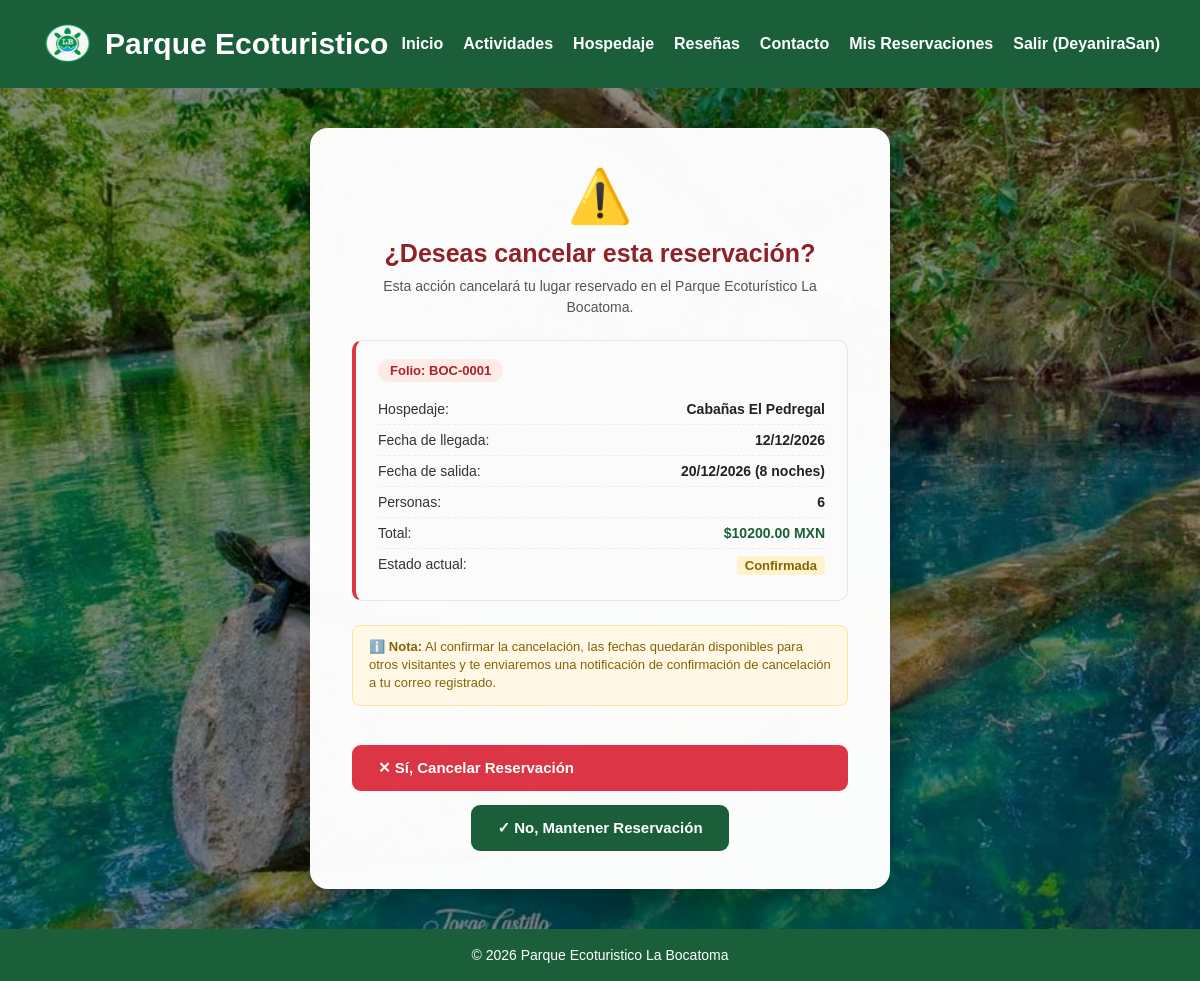
Screenshot of /bocatoma/cancelar/BOC-0001/ (signed in) with the database file from the repository.
### bocatoma/models.py (models this page shows, shortened)
class Reservacion(models.Model):
    ESTADO_CHOICES = [
        ('pendiente', 'Pendiente de pago'),
        ('confirmada', 'Confirmada'),
        ('cancelada', 'Cancelada'),
        ('recibida', 'Recibida (Check-in hecho)'),
    ]
    MEDIO_CHOICES = [
        ('correo', 'Correo Electrónico'),
        ('whatsapp', 'WhatsApp'),
    ]
    usuario = models.ForeignKey(
        User,
        on_delete=models.CASCADE,
        related_name='reservaciones',
        verbose_name='Visitante que reserva'
    )
    cabana = models.ForeignKey(
        Cabana,
        on_delete=models.CASCADE,
        related_name='reservaciones',
        verbose_name='Cabaña elegida'
    )
    fecha_entrada = models.DateField(verbose_name='Fecha de entrada (Check-in)')
    fecha_salida = models.DateField(verbose_name='Fecha de salida (Check-out)')
    personas = models.PositiveIntegerField(default=1, verbose_name='Número de personas')
    folio = models.CharField(
        max_length=20,
        unique=True,
        editable=False,
        verbose_name='Folio único'
    )
    estado = models.CharField(
        max_length=20,
        choices=ESTADO_CHOICES,
        default='pendiente',
        verbose_name='Estado de la reservación'
    )
    medio_confirmacion = models.CharField(
        max_length=20,
        choices=MEDIO_CHOICES,
        default='correo',
        verbose_name='Medio de confirmación preferido'
    )
    total = models.DecimalField(
        max_digits=10,
        decimal_places=2,
        default=0.00,
        verbose_name='Total a pagar ($ MXN)'
    )
    actividades = models.ManyToManyField(
        Actividad,
        blank=True,
        related_name='reservaciones',
        verbose_name='Actividades agregadas'
    )
    fecha_creacion = models.DateTimeField(
        auto_now_add=True,
        verbose_name='Fecha de creación'
    )
    fecha_recepcion = models.DateTimeField(
        null=True,
        blank=True,
        verbose_name='Fecha y hora de recepción (Check-in)'
    )
    @property
    def noches(self):
        if self.fecha_salida and self.fecha_entrada:
            delta = (self.fecha_salida - self.fecha_entrada).days
            return max(delta, 1)
        return 1
    class Meta:
        ordering = ['-fecha_creacion']
        verbose_name = 'Reservación'
        verbose_name_plural = 'Reservaciones'

class Cabana(models.Model):
    nombre = models.CharField(max_length=150, verbose_name='Nombre del hospedaje')
    descripcion = models.TextField(verbose_name='Descripción de las instalaciones')
    capacidad = models.PositiveIntegerField(
        default=4,
        verbose_name='Capacidad máxima (personas)'
    )
    precio_noche = models.DecimalField(
        max_digits=10,
        decimal_places=2,
        verbose_name='Precio por noche ($ MXN)'
    )
    disponible = models.BooleanField(
        default=True,
        verbose_name='¿Disponible para reservar?'
    )
    foto = models.CharField(
        max_length=255,
        blank=True,
        verbose_name='Foto principal (ruta estática o enlace)'
    )
    servicios = models.CharField(
        max_length=255,
        blank=True,
        verbose_name='Servicios incluidos (Alberca, Asador, WiFi, etc.)'
    )
    telefono_contacto = models.CharField(
        max_length=20,
        blank=True,
        verbose_name='Teléfono de contacto'
    )
    class Meta:
        ordering = ['nombre']
        verbose_name = 'Cabaña / Hospedaje'
        verbose_name_plural = 'Cabañas y Hospedajes'

### bocatoma/views.py (the view, shortened to what this page needs)
# urls.py: path('cancelar/<str:folio>/', views.cancelar_reservacion, name='cancelar_reservacion'),
@login_required
def cancelar_reservacion(request, folio):
    reservacion = get_object_or_404(Reservacion, folio=folio, usuario=request.user)
    return render(request, 'bocatoma/cancelar_reservacion.html', {
        'reservacion': reservacion,
    })

### bocatoma/templates/bocatoma/cancelar_reservacion.html (shortened to what this page needs)
<!DOCTYPE html>
{% load static %}
<html lang="es">
<head>
  <link rel="stylesheet" href="{% static 'bocatoma/css/Resenas.css' %}">
</head>
<body>
<nav class="navbar">
  <div class="logo-titulo">
    <img src="{% static 'bocatoma/img/logoo.png' %}" alt="Logo">
    <h1 id="titulo-menu">Parque Ecoturistico</h1>
  </div>
  <ul>
    <li><a href="{% url 'bocatoma:inicio' %}">Inicio</a></li>
    <li><a href="{% url 'bocatoma:actividades' %}">Actividades</a></li>
    <li><a href="{% url 'bocatoma:cabanas' %}">Hospedaje</a></li>
    <li><a href="{% url 'bocatoma:resenas' %}">Reseñas</a></li>
    <li><a href="{% url 'bocatoma:contacto' %}">Contacto</a></li>
    {% if user.is_authenticated %}
      <li><a href="{% url 'bocatoma:mis_reservaciones' %}">Mis Reservaciones</a></li>
      <li><a href="{% url 'bocatoma:logout' %}">Salir ({{ user.username }})</a></li>
    {% else %}
      <li><a href="{% url 'bocatoma:login' %}">Iniciar Sesión</a></li>
      <li><a href="{% url 'bocatoma:registro' %}">Registro</a></li>
    {% endif %}
  </ul>
</nav>
<main class="contenedor-principal">
  <div class="tarjeta-cancelar">
    <div class="icono-alerta">⚠️</div>
    <h1>¿Deseas cancelar esta reservación?</h1>
    <p class="subtitulo-aviso">
      Esta acción cancelará tu lugar reservado en el Parque Ecoturístico La Bocatoma.
    </p>
    <div class="caja-detalles-reserva">
      <div class="folio-tag">Folio: {{ reservacion.folio }}</div>
      <div class="fila-detalle">
        <span>Hospedaje:</span>
        <strong>{{ reservacion.cabana.nombre }}</strong>
      </div>
      <div class="fila-detalle">
        <span>Fecha de llegada:</span>
        <strong>{{ reservacion.fecha_entrada|date:"d/m/Y" }}</strong>
      </div>
      <div class="fila-detalle">
        <span>Fecha de salida:</span>
        <strong>{{ reservacion.fecha_salida|date:"d/m/Y" }} ({{ reservacion.noches }} noche{{ reservacion.noches|pluralize }})</strong>
      </div>
      <div class="fila-detalle">
        <span>Personas:</span>
        <strong>{{ reservacion.personas }}</strong>
      </div>
      <div class="fila-detalle">
        <span>Total:</span>
        <strong style="color: #1b5f3a;">${{ reservacion.total }} MXN</strong>
      </div>
      <div class="fila-detalle">
        <span>Estado actual:</span>
        <span style="background: #fff3cd; color: #856404; font-weight: bold; padding: 2px 8px; border-radius: 4px; font-size: 13px;">
          {{ reservacion.get_estado_display }}
        </span>
      </div>
    </div>
    <div class="aviso-importante">
      ℹ️ <strong>Nota:</strong> Al confirmar la cancelación, las fechas quedarán disponibles para otros visitantes y te enviaremos una notificación de confirmación de cancelación a tu correo registrado.
    </div>
    <form method="post">
      <div class="acciones-botones">
        <button type="submit" class="btn-confirmar-cancelar">
          ✕ Sí, Cancelar Reservación
        </button>
        <a href="{% url 'bocatoma:mis_reservaciones' %}" class="btn-conservar">
          ✓ No, Mantener Reservación
        </a>
      </div>
    </form>
  </div>
</main>
<footer>
  <p>© 2026 Parque Ecoturistico La Bocatoma</p>
</footer>
</body>
</html>

### bocatoma/static/bocatoma/css/Resenas.css (style rules this page uses)
* { margin: 0; padding: 0; box-sizing: border-box; font-family: Arial, sans-serif; }
body { background-image: linear-gradient(rgba(0,0,0,0.4), rgba(0,0,0,0.4)), url('../img/bocatoma.jpg'); background-size: cover; background-position: center; background-repeat: no-repeat; }
.navbar { background-color: #1b5f3a; color: white; padding: 15px 40px; display: flex; justify-content: space-between; position: sticky; top: 0; align-items: center; }
.navbar ul { list-style: none; display: flex; gap: 20px; }
.navbar a { color: white; text-decoration: none; font-weight: bold; }
.logo-titulo { display: flex; align-items: center; gap: 10px; }
.logo-titulo img { width: 55px; height: 58px; }
#titulo-menu { margin: 0; font-size: 30px; }
button { margin-top: 15px; width: 100%; padding: 10px; background-color: #1b5f3a; color: white; border: none; border-radius: 10px; cursor: pointer; }

### rows the page displays
Reservacion: folio "BOC-0001", cabana.nombre "Cabañas El Pedregal", fecha_entrada "12/12/2026", fecha_salida "20/12/2026", noches "8", personas "6", total "10200.00", estado "Confirmada"

### other values shown
{{ user.username }} "DeyaniraSan"
